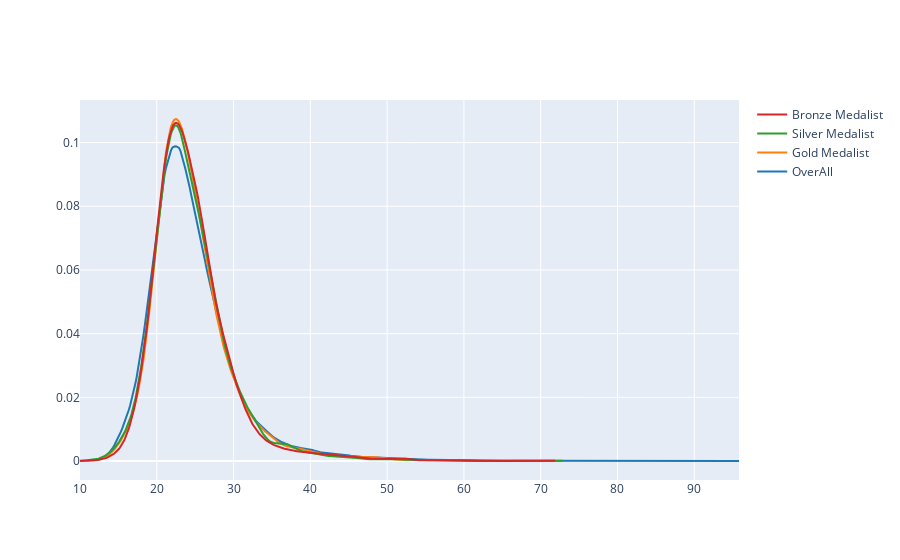

The cell this chart's notebook holds for it:
### Code cell
fig = ff.create_distplot([x1,x2,x3,x4],["OverAll","Gold Medalist","Silver Medalist","Bronze Medalist"], show_hist=False, show_rug=False)
fig.show()

### Figure 1 — Plotly figure (JSON) as saved in the notebook; plotly's stock layout.template omitted (floating-point values rounded to 4 significant figures; data arrays with more than 128 entries replaced by an {"elided": "..."} marker saying what was removed)
{"data": [{"legendgroup": "OverAll", "marker": {"color": "rgb(31, 119, 180)"}, "mode": "lines", "name": "OverAll", "showlegend": true, "type": "scatter", "x": {"elided": "500 float values"}, "xaxis": "x", "y": {"elided": "500 float values"}, "yaxis": "y"}, {"legendgroup": "Gold Medalist", "marker": {"color": "rgb(255, 127, 14)"}, "mode": "lines", "name": "Gold Medalist", "showlegend": true, "type": "scatter", "x": {"elided": "500 float values"}, "xaxis": "x", "y": {"elided": "500 float values"}, "yaxis": "y"}, {"legendgroup": "Silver Medalist", "marker": {"color": "rgb(44, 160, 44)"}, "mode": "lines", "name": "Silver Medalist", "showlegend": true, "type": "scatter", "x": {"elided": "500 float values"}, "xaxis": "x", "y": {"elided": "500 float values"}, "yaxis": "y"}, {"legendgroup": "Bronze Medalist", "marker": {"color": "rgb(214, 39, 40)"}, "mode": "lines", "name": "Bronze Medalist", "showlegend": true, "type": "scatter", "x": {"elided": "500 float values"}, "xaxis": "x", "y": {"elided": "500 float values"}, "yaxis": "y"}], "layout": {"barmode": "overlay", "hovermode": "closest", "legend": {"traceorder": "reversed"}, "xaxis": {"anchor": "y2", "domain": [0, 1], "zeroline": false}, "yaxis": {"anchor": "free", "domain": [0, 1], "position": 0}}}
